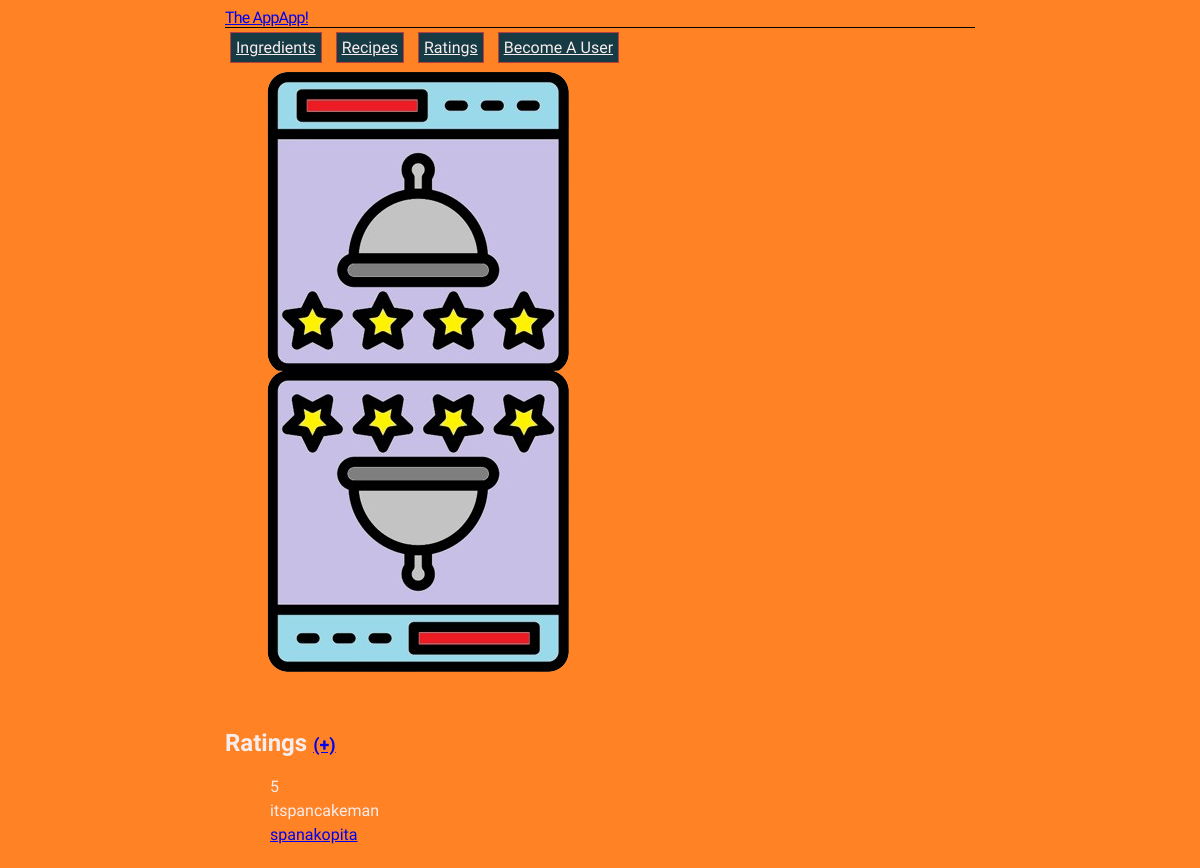
/ratings, run on an earlier commit of the app's database.
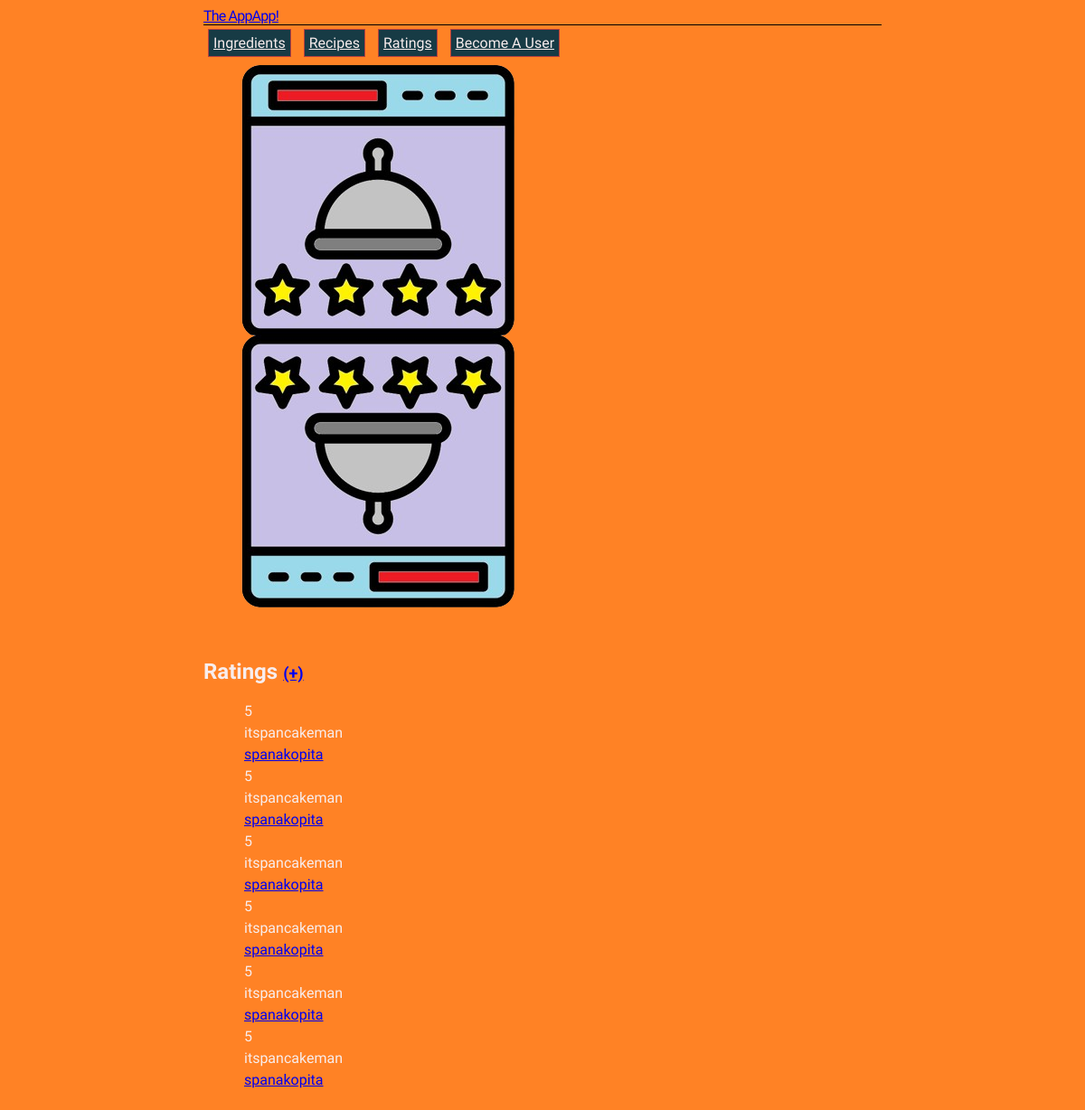
And on a later commit of the database.
### appapp/models.py (models this page shows)
class Rating(models.Model):
    stars = models.IntegerField()
    left_by = models.ForeignKey(User, on_delete=models.SET_NULL, null=True)
    recipe = models.ForeignKey(Recipe, on_delete=models.CASCADE, related_name="Recipe")

class User(models.Model):
    email = models.CharField(max_length=50)
    username = models.CharField(max_length=25)
    recpies = models.ForeignKey("Recipe", on_delete=models.CASCADE, blank=True, null=True)
    ratings = models.ForeignKey("Rating", on_delete=models.SET_NULL, null=True, blank=True)
    def __str__(self):
        return self.username

class Recipe(models.Model):
    name = models.CharField(max_length=100)
    created_by = models.ForeignKey(User, on_delete=models.SET_NULL, null=True)
    ingredients = models.ManyToManyField("Ingredient")
    rating = models.ForeignKey("Rating", on_delete=models.SET_NULL, related_name="Rating", null=True, blank=True)
    def __str__(self):
        return self.name

### appapp/views.py (the view)
# urls.py: path('ratings', views.rating_list, name='rating_list'),
def rating_list(request):
    ratings = Rating.objects.all()
    return render(request, 'appapp/rating_list.html', {'ratings': ratings})

### appapp/templates/appapp/rating_list.html
{% extends 'appapp/base.html' %} {% block content %}
<img src="../../static/images/ratings_logo.png">
<h2>Ratings <a href="{% url 'rating_create' %}">(+)</a></h2>
<ul>
    {% for rating in ratings %}
    <li>{{ rating.stars }}</li>
    <li>{{ rating.left_by }}</li>
    <li><a href="{% url 'recipe_detail' pk=rating.pk %}">{{ rating.recipe }}</a></li>
    {% endfor %}
</ul>
{% endblock %}

### appapp/templates/appapp/base.html (shortened to what this page needs)
{% load static %}
<html>
    <head>
        <link rel="stylesheet" href="{% static 'css/appapp.css' %}" />
        <link rel="stylesheet" href="{% static 'css/home_page.css' %}">
    </head>
    <body>
        <h1><a href="/">The AppApp!</a></h1>
        <nav>
            <a href="/ingredients">Ingredients</a>
            <a href="/recipes">Recipes</a>
            <a href="/ratings">Ratings</a>
            <a href="/users/new">Become A User</a>
        </nav>
        {% block content %} {% endblock %}
    </body>
</html>

### appapp/static/css/appapp.css (style rules this page uses)
body { font-family: "Raleway", sans-serif; max-width: 750px; margin: auto; padding: 7.5px 3.5px; background-color: #FF8225; color: #F8EDED; }
nav a { border: 1px solid #B43F3F; margin: 5px; padding: 5px; background-color: #173B45; color: #F8EDED; }
ul { list-style-type: none; }
li { margin: 5px; }
h1 { font: inherit; color: inherit; letter-spacing: -0.05em; text-decoration: none; border-bottom: 1px solid black; }
h2 > a { font-size: 0.75em; }

What changed in the data, as far as the page shows it:
added Rating: stars "5", left_by "itspancakeman", recipe "spanakopita"
added Rating: stars "5", left_by "itspancakeman", recipe "spanakopita"
added Rating: stars "5", left_by "itspancakeman", recipe "spanakopita"
added Rating: stars "5", left_by "itspancakeman", recipe "spanakopita"
added Rating: stars "5", left_by "itspancakeman", recipe "spanakopita"
